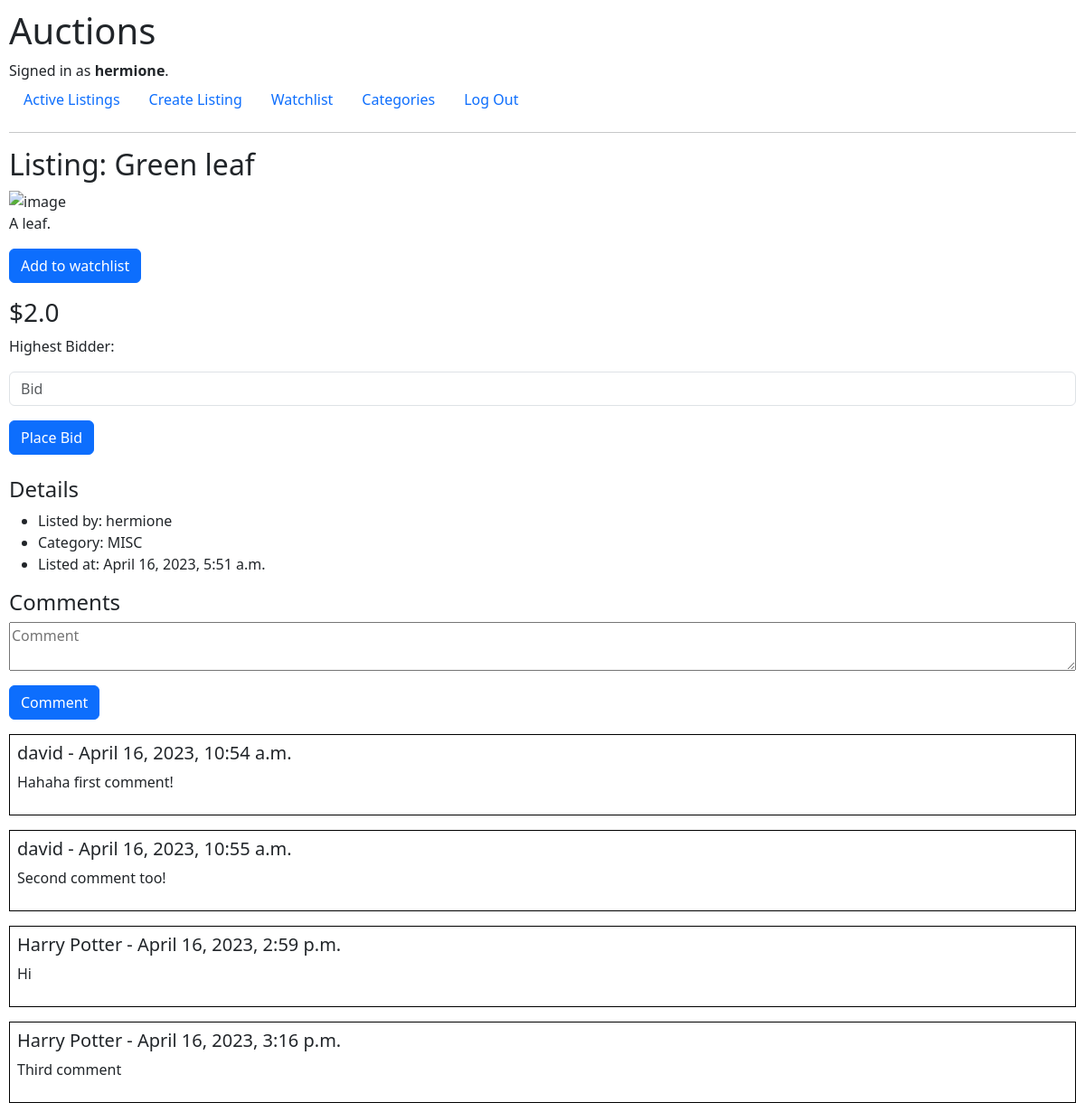
The app's page /listing/2 (signed in) with its own data.
### auctions/models.py (models this page shows, shortened)
class User(AbstractUser):
    def __str__(self):
        if self.first_name and self.last_name:
            return f"{self.first_name} {self.last_name}"
        else:
            return self.username

class AuctionListing(models.Model):
    CATEGORY_CHOICES = [
        ('NONE', 'No Category Listed'),
        ('FSHN', 'Fashion'),
        ('TOYS', 'Toys'),
        ('ELEC', 'Electronics'),
        ('HOME', 'Home'),
        ('MISC', 'Miscellaneous')
    ]
    title = models.CharField(max_length=128)
    description = models.TextField()
    bid = models.FloatField()
    image_URL = models.TextField(blank=True, null=True)
    lister = models.ForeignKey(User, on_delete=models.CASCADE, related_name='listings', blank=True, null=True)
    category = models.CharField(max_length=64, choices=CATEGORY_CHOICES, default='NONE')
    time_created = models.DateTimeField(auto_now_add=True)
    watchlisted_by = models.ManyToManyField(User, blank=True, related_name="watchlist")
    closed = models.BooleanField(default=False)

class Comment(models.Model):
    commenter = models.ForeignKey(User, on_delete=models.CASCADE, related_name="comments")
    time_commented = models.DateTimeField(auto_now_add=True)
    comment = models.TextField()
    listing = models.ForeignKey(AuctionListing, on_delete=models.CASCADE, related_name="comments", default=None)

### auctions/views.py (the view, shortened to what this page needs)
# urls.py: path("listing/<int:listing_id>", views.listing, name="listing"),
@login_required
def listing(request, listing_id):
    listing = AuctionListing.objects.get(id=listing_id)
    try:
        current_bid = listing.bids.get(bid=listing.bid)
    except Bid.DoesNotExist:
        current_bid = None
    return render(request, "auctions/listing.html", {
        "listing": listing,
        "time_listed": listing.time_created,
        "watchlisted": listing in request.user.watchlist.all(),
        "closed": listing.closed,
        "current_bid": current_bid,
        "comments": listing.comments.all()
    })

### auctions/templates/auctions/listing.html (shortened to what this page needs)
{% extends 'auctions/layout.html' %}
{% block body %}
<h2>Listing: {{ listing.title }}</h2>
{% if listing.image_URL %}
<img style="object-fit: contain; width: 500px; height:300px"
  src="{{ listing.image_URL }}" alt="image">
{% endif %}
<p>{{ listing.description }}</p>
{% if not closed %}
<form action="{% url 'watchlist' %}" method="post">
  {% if not watchlisted %}
  <button type='submit' class='btn btn-primary'>Add to watchlist</button>
  {% else %}
  <button type='submit' class='btn btn-danger'>Remove from watchlist</button>
  {% endif %}
</form>
<h3 class="mt-3">${{ listing.bid }}</h3>
<form action="{% url 'listing' listing.id %}" method="post">
  <p>Highest Bidder: {{ current_bid.bidder }}</p>
  <input type="text" name='bid' placeholder="Bid" class='form-control mb-3'>
  <button type='submit' class='btn btn-primary'>Place Bid</button>
</form>
{% else %}
{% if current_bid.bidder.id == user.id %}
<h3>Auction closed. You win!</h3>
{% else %}
<h3>Auction closed. Winner: {{ current_bid.bidder }}</h3>
{% endif %}
{% endif %}
<h4 class='mt-4'>Details</h4>
<ul>
  <li>Listed by: {{ listing.lister }}</li>
  <li>Category: {{ listing.category }}</li>
  <li>Listed at: {{ time_listed }}</li>
</ul>
<h4>Comments</h4>
<form action="{% url 'add_comment' listing.id %}" method="post">
  <textarea style="display: block; width: 100%;" type="text" name='comment'
    placeholder="Comment"></textarea>
  <button type='submit' class='btn btn-primary mt-3'>Comment</button>
</form>
{% for comment in comments %}
<div style='border: 1px solid black' class='mt-3 p-2'>
  <h5>{{ comment.commenter }} - {{ comment.time_commented }}</h5>
  <p>{{ comment.comment }}</p>
</div>
{% empty %}
<p>No comments yet. Be the first one to comment!</p>
{% endfor %}
{% endblock body %}

### auctions/templates/auctions/layout.html (shortened to what this page needs)
{% load static %}
<!DOCTYPE html>
<html lang="en">
<head>
    <link
        href="https://cdn.jsdelivr.net/npm/bootstrap@5.3.0-alpha3/dist/css/bootstrap.min.css"
        rel="stylesheet"
>
    <link href="{% static 'auctions/styles.css' %}" rel="stylesheet">
</head>
<body>
    <h1>Auctions</h1>
    <div>
        {% if user.is_authenticated %}
        Signed in as <strong>{{ user.username }}</strong>.
        {% else %}
        Not signed in.
        {% endif %}
    </div>
    <ul class="nav">
        <li class="nav-item">
            <a class="nav-link" href="{% url 'index' %}">Active Listings</a>
        </li>
        {% if user.is_authenticated %}
        <li class="nav-item">
            <a class="nav-link" href="{% url 'create_listing' %}">Create
                Listing</a>
        </li>
        <li class="nav-item">
            <a class="nav-link" href="{% url 'watchlist' %}">Watchlist</a>
        </li>
        <li class="nav-item">
            <a class="nav-link" href="{% url 'categories' %}">Categories</a>
        </li>
        <li class="nav-item">
            <a class="nav-link" href="{% url 'logout' %}">Log Out</a>
        </li>
        {% endif %}
    </ul>
    <hr>
    {% block body %}
    {% endblock %}
</body>
</html>

### auctions/static/auctions/styles.css (style rules this page uses)
body { padding: 10px; }

### records on screen
User: username "hermione"
AuctionListing: title "Green leaf", description "A leaf.", bid "2.0", lister "hermione", category "MISC", time_created "April 16, 2023, 5:51 a.m."
Comment: commenter "david", time_commented "April 16, 2023, 10:54 a.m.", comment "Hahaha first comment!"
Comment: commenter "david", time_commented "April 16, 2023, 10:55 a.m.", comment "Second comment too!"
Comment: commenter "Harry Potter", time_commented "April 16, 2023, 2:59 p.m.", comment "Hi"
Comment: commenter "Harry Potter", time_commented "April 16, 2023, 3:16 p.m.", comment "Third comment"
